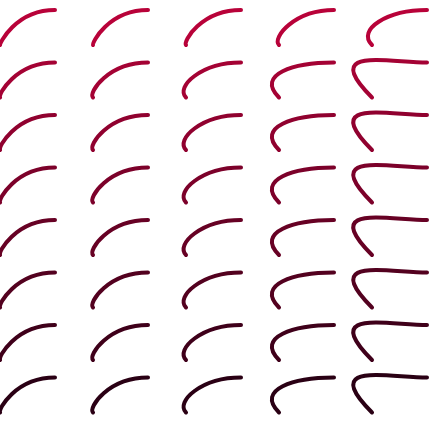
Frame 1 (no input)
Frame 2 (the mouse pressed at the canvas centre, redrawn once): identical to frame 1, image omitted

The p5.js sketch that drew this single still picture (run headless with seeded random() and noise() and a simulated clock; the mouse was pressed at the canvas centre and the sketch redrawn once):

// p5.js sketch
// ── sketch.js
var c;
var d;
var p;

function setup() {
  createCanvas(430, 430);
  noFill();
  ellipseMode(CORNER);
  smooth();
  c = color(198, 2, 61);
  d = color(22, 0, 15);
  stroke(c);
  noLoop();
}



function draw() {
  background(255);
  var j=0.3;
  for (var k=10; k<130; k=k+15)  {
    var g= k/130.0;
    p=lerpColor(c, d, g);
    stroke(p);
    for (var i =0; i<15; i=i+3) { 
      j=j*2.2;
      arch(j, 0+i*31, 10+k*3.5);
    }
    j=1;
  }
}

function arch(curvature, x, y) {
  strokeWeight(4);
  noFill();
  beginShape();
  smooth();
  vertex(x, y);
  bezierVertex(x-curvature, y-curvature, x+15.0, y-35.0, x+55.0, y-35.0);
  endShape();
}
